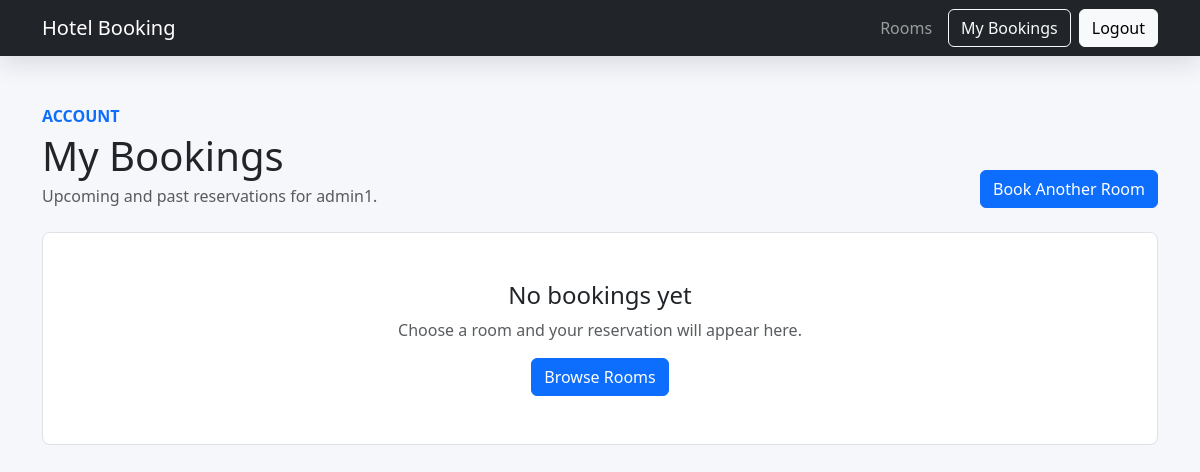
The page /profile/ (signed in) on the database as committed earlier.
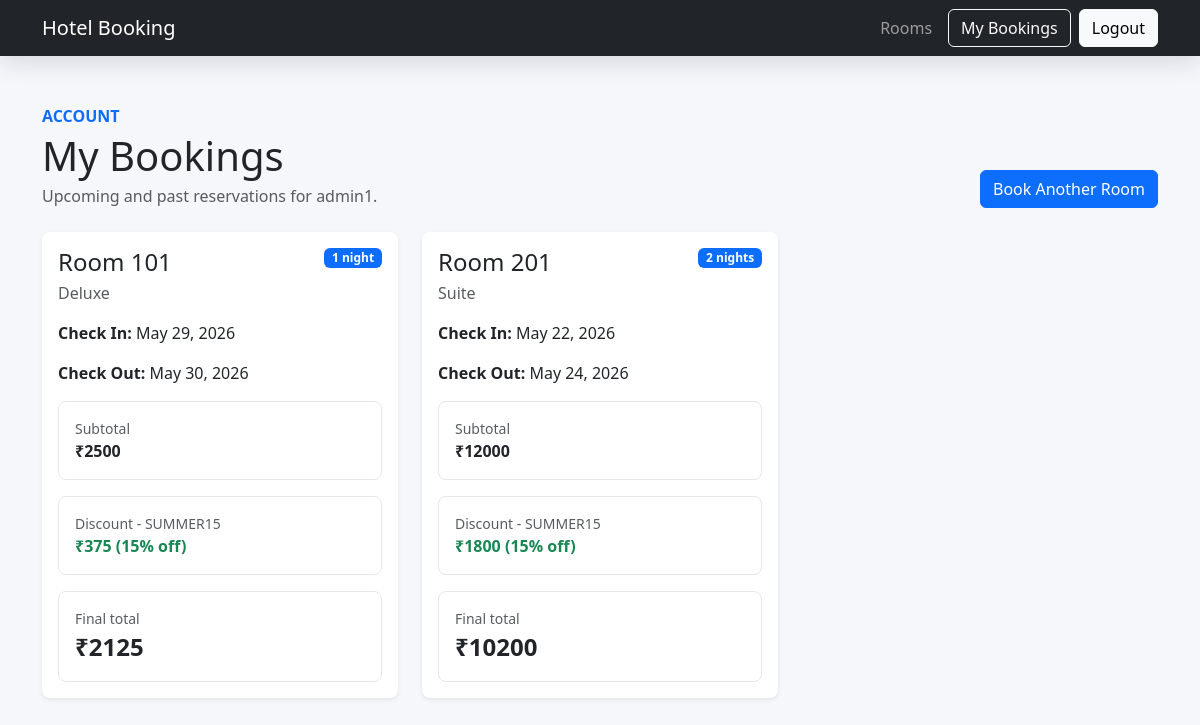
The same page on the database as committed later.
### bookings/models.py (models this page shows, shortened)
class Booking(models.Model):
    room = models.ForeignKey(Room, on_delete=models.CASCADE)
    user = models.ForeignKey(User, on_delete=models.CASCADE)
    coupon = models.ForeignKey(
        Coupon,
        blank=True,
        null=True,
        on_delete=models.SET_NULL,
        related_name='bookings',
    )
    discount_percent = models.PositiveSmallIntegerField(
        default=0,
        validators=[
            MinValueValidator(0),
            MaxValueValidator(100),
        ],
    )
    check_in = models.DateField()
    check_out = models.DateField()
    created_at = models.DateTimeField(auto_now_add=True)
    class Meta:
        ordering = ['-check_in', '-created_at']
        constraints = [
            models.CheckConstraint(
                condition=Q(check_out__gt=models.F('check_in')),
                name='booking_check_out_after_check_in',
            ),
        ]
    @property
    def nights(self):
        return max((self.check_out - self.check_in).days, 0)
    @property
    def subtotal(self):
        return self.nights * self.room.price
    @property
    def discount_amount(self):
        return round(self.subtotal * self.discount_percent / 100)
    @property
    def total_price(self):
        return max(self.subtotal - self.discount_amount, 0)

class Coupon(models.Model):
    code = models.CharField(max_length=20, unique=True)
    discount_percent = models.PositiveSmallIntegerField(
        validators=[
            MinValueValidator(1),
            MaxValueValidator(100),
        ],
    )
    active = models.BooleanField(default=True)
    created_at = models.DateTimeField(auto_now_add=True)
    class Meta:
        ordering = ['code']

### rooms/models.py (models this page shows, shortened)
class Room(models.Model):
    room_number = models.CharField(max_length=10, unique=True)
    room_type = models.CharField(max_length=50)
    price = models.IntegerField()
    available = models.BooleanField(default=True)

### accounts/views.py (the view)
# urls.py: path('profile/', profile, name='profile'),
@login_required
def profile(request):
    bookings = Booking.objects.filter(user=request.user).select_related('room')
    return render(request, 'registration/profile.html', {'bookings': bookings})

### accounts/templates/registration/profile.html
{% extends 'rooms/base.html' %}
{% block content %}
<div class="container mt-5">
    <div class="d-flex flex-column flex-md-row justify-content-between gap-3 align-items-md-end mb-4">
        <div>
            <p class="text-uppercase text-primary fw-semibold mb-1">Account</p>
            <h1 class="mb-1">My Bookings</h1>
            <p class="text-muted mb-0">Upcoming and past reservations for {{ user.username }}.</p>
        </div>
        <a href="{% url 'room_list' %}" class="btn btn-primary">Book Another Room</a>
    </div>
    <div class="row g-4">
        {% for booking in bookings %}
        <div class="col-md-6 col-xl-4">
            <div class="card room-card shadow-sm h-100">
                <div class="card-body">
                    <div class="d-flex justify-content-between align-items-start mb-3">
                        <div>
                            <h3 class="h4 mb-1">
                                Room {{ booking.room.room_number }}
                            </h3>
                            <p class="text-muted mb-0">{{ booking.room.room_type }}</p>
                        </div>
                        <span class="badge text-bg-primary">{{ booking.nights }} night{{ booking.nights|pluralize }}</span>
                    </div>
                    <p>
                        <strong>Check In:</strong>
                        {{ booking.check_in }}
                    </p>
                    <p>
                        <strong>Check Out:</strong>
                        {{ booking.check_out }}
                    </p>
                    <div class="stat-tile mt-3">
                        <span class="text-muted d-block small">Subtotal</span>
                        <strong>₹{{ booking.subtotal }}</strong>
                    </div>
                    {% if booking.discount_percent %}
                    <div class="stat-tile mt-3">
                        <span class="text-muted d-block small">
                            Discount{% if booking.coupon %} - {{ booking.coupon.code }}{% endif %}
                        </span>
                        <strong class="text-success">₹{{ booking.discount_amount }} ({{ booking.discount_percent }}% off)</strong>
                    </div>
                    {% endif %}
                    <div class="stat-tile mt-3">
                        <span class="text-muted d-block small">Final total</span>
                        <strong class="fs-4">₹{{ booking.total_price }}</strong>
                    </div>
                </div>
            </div>
        </div>
        {% empty %}
        <div class="col-12">
            <div class="text-center bg-white border rounded-3 p-5">
                <h2 class="h4">No bookings yet</h2>
                <p class="text-muted">Choose a room and your reservation will appear here.</p>
                <a href="{% url 'room_list' %}" class="btn btn-primary">Browse Rooms</a>
            </div>
        </div>
        {% endfor %}
    </div>
</div>
{% endblock %}

### rooms/templates/rooms/base.html (shortened to what this page needs)
<!DOCTYPE html>
<html lang="en">
<head>
    <link href="https://cdn.jsdelivr.net/npm/bootstrap@5.3.3/dist/css/bootstrap.min.css" rel="stylesheet">
</head>
<body>
<nav class="navbar navbar-expand-lg navbar-dark bg-dark">
    <div class="container">
        <a class="navbar-brand" href="/">
            Hotel Booking
        </a>
        <div class="collapse navbar-collapse" id="mainNav">
            <div class="navbar-nav ms-auto align-items-lg-center gap-2">
                <a href="/" class="nav-link">Rooms</a>
                {% if user.is_authenticated %}
                    <a href="/profile/" class="btn btn-outline-light">My Bookings</a>
                    <form method="post" action="{% url 'logout' %}" class="m-0">
                        <button type="submit" class="btn btn-light">Logout</button>
                    </form>
                {% else %}
                    <a href="{% url 'login' %}" class="btn btn-outline-light">Login</a>
                {% endif %}
            </div>
        </div>
    </div>
</nav>
{% block content %}
{% endblock %}
</body>
</html>

### rooms/templates/rooms/base.html (style rules this page uses)
body { background: #f6f7fb; }
.navbar { box-shadow: 0 8px 24px rgba(15, 23, 42, 0.12); }
.room-card, .booking-panel { border: 0; border-radius: 8px; transition: transform 160ms ease, box-shadow 160ms ease; }
.stat-tile { background: #ffffff; border: 1px solid #e5e7eb; border-radius: 8px; padding: 1rem; }

Rows that differ between the two databases and show on the page:
added Booking: room.room_number "101", room.room_type "Deluxe", nights "1", check_in "May 29, 2026", check_out "May 30, 2026", subtotal "2500", coupon.code "SUMMER15", discount_amount "375", discount_percent "15", total_price "2125"
added Booking: room.room_number "201", room.room_type "Suite", nights "2", check_in "May 22, 2026", check_out "May 24, 2026", subtotal "12000", coupon.code "SUMMER15", discount_amount "1800", discount_percent "15", total_price "10200"
Other text that changed with them:
text no longer shown: "No bookings yet Choose a room and your reservation will appear here. Browse Rooms"
